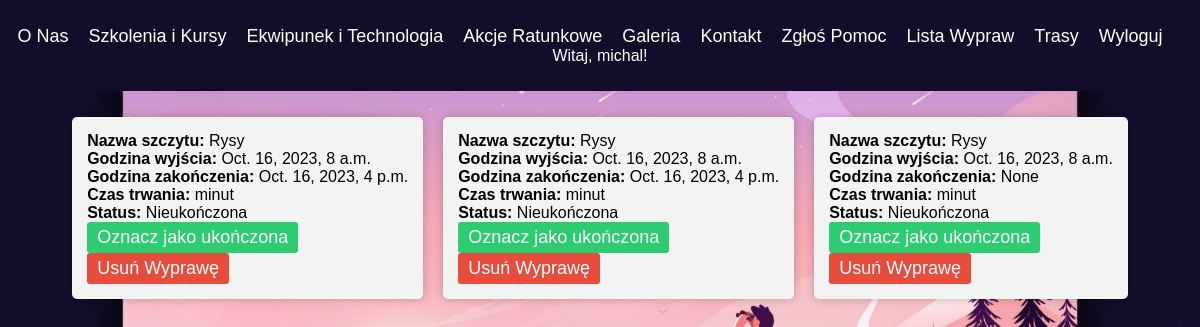
The page /Gory/lista_wypraw/ (signed in) on the database its author committed.
### Gory/models.py (models this page shows, shortened)
class Wyprawa(models.Model):
    user = models.ForeignKey(User, on_delete=models.CASCADE, related_name='wyprawy', null=True, default=None)
    nazwa_szczytu = models.CharField(max_length=100)
    godzina_wyjscia = models.DateTimeField(null=True, blank=True)
    godzina_zakonczenia = models.DateTimeField(null=True, blank=True)
    ukonczona = models.BooleanField(default=False)

### Gory/views.py (the view)
# urls.py: path('lista_wypraw/', views.lista_wypraw, name='lista_wypraw'),
@login_required
def lista_wypraw(request):
    wyprawy = Wyprawa.objects.filter(user=request.user)
    return render(request, 'lista_wypraw.html', {'wyprawy': wyprawy})

### Gory/templates/lista_wypraw.html (shortened to what this page needs)
<!DOCTYPE html>
<html>
<head>
</head>
<body>
    <header>
        <nav>
            <ul>
                <li><a href="{% url 'home' %}">O Nas</a></li>
                <li><a href="#">Szkolenia i Kursy</a></li>
                <li><a href="#">Ekwipunek i Technologia</a></li>
                <li><a href="#">Akcje Ratunkowe</a></li>
                <li><a href="#">Galeria</a></li>
                <li><a href="#">Kontakt</a></li>
                <li><a href="{% url 'zgloszenie' %}">Zgłoś Pomoc</a></li>
                <li><a href="{% url 'lista_wypraw' %}">Lista Wypraw</a></li>
                <li><a href="trasa">Trasy</a></li>
                {% if user.is_authenticated %}
                <li><a href="{% url 'logout' %}">Wyloguj</a></li>
                <li>Witaj, {{ user.username }}!</li>
                {% else %}
                <li><a href="{% url 'login' %}">Zaloguj</a></li>
                <li><a href="{% url 'register' %}">Zarejestruj</a></li>
    {% endif %}
        </ul>
    </header>
    <ul>
        {% for wyprawa in wyprawy %}
            <li style="list-style: none; background: #f3f3f3; padding: 15px; margin: 10px; border-radius: 5px; box-shadow: 0px 0px 10px rgba(0, 0, 0, 0.2); display: flex; justify-content: space-between; align-items: center;">
                <div>
                    <strong>Nazwa szczytu:</strong> {{ wyprawa.nazwa_szczytu }}<br>
                    <strong>Godzina wyjścia:</strong> {{ wyprawa.godzina_wyjscia }}<br>
                    <strong>Godzina zakończenia:</strong> {{ wyprawa.godzina_zakonczenia }}<br>
                    <strong>Czas trwania:</strong> {{ wyprawa.czas_trwania }} minut<br>
                    {% if wyprawa.ukonczona %}
                        <strong>Status:</strong> Ukończona<br>
                        <a href="{% url 'ukoncz_wyprawe' wyprawa.id %}" class="btn" style="background: #e74c3c; color: #fff;">Oznacz jako nieukończona</a>
                    {% else %}
                        <strong>Status:</strong> Nieukończona<br>
                        <a href="{% url 'ukoncz_wyprawe' wyprawa.id %}" class="btn" style="background: #2ecc71; color: #fff;">Oznacz jako ukończona</a>
                    {% endif %}
                    <div>
                        <a href="{% url 'usun_wyprawe' wyprawa.id %}" class="btn" style="background: #e74c3c; color: #fff;">Usuń Wyprawę</a>
                    </div>
                </div>
            </li>
        {% empty %}
            <p>Brak dodanych wypraw.</p>
        {% endfor %}
    </ul>
</body>
</html>

### Gory/templates/lista_wypraw.html (style rules this page uses)
body { font-family: Arial, sans-serif; margin: 0; padding: 0; background-image: url('/static/gory.jpg'); background-size: cover; background-repeat: no-repeat; }
header { background-color: #130D29; color: #fff; padding: 10px 0; }
nav { text-align: center; }
ul { list-style-type: none; padding: 0; display: flex; justify-content: center; flex-wrap: wrap; }
ul li { margin-right: 20px; }
ul li:last-child { margin-right: 0; }
a { text-decoration: none; color: #fff; font-size: 18px; }
a.btn { display: inline-block; background-color: #4e387e; color: #fff; padding: 5px 10px; text-decoration: none; border-radius: 3px; }

### rows shown on the page
Wyprawa: nazwa_szczytu "Rysy", godzina_wyjscia "Oct. 16, 2023, 8 a.m.", godzina_zakonczenia "Oct. 16, 2023, 4 p.m.", shows "Status:", ukonczona "Nieukończona"
Wyprawa: nazwa_szczytu "Rysy", godzina_wyjscia "Oct. 16, 2023, 8 a.m.", godzina_zakonczenia "Oct. 16, 2023, 4 p.m.", shows "Status:", ukonczona "Nieukończona"
Wyprawa: nazwa_szczytu "Rysy", godzina_wyjscia "Oct. 16, 2023, 8 a.m.", godzina_zakonczenia "None", shows "Status:", ukonczona "Nieukończona"

### other values the page prints
{{ user.username }} "michal"
